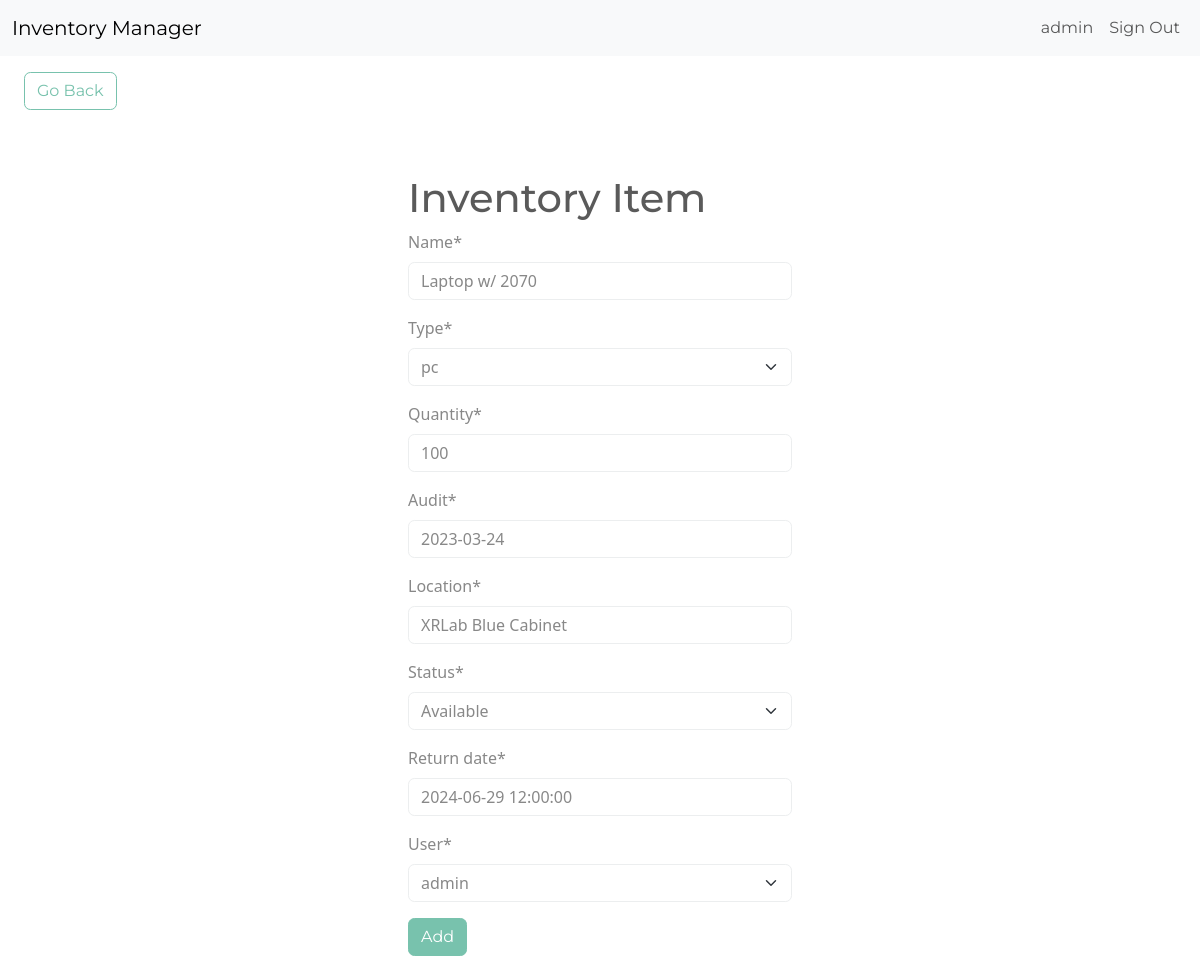
The app's page /edit-item/6 (signed in) with its own data.
### inventory/models.py (models this page shows, shortened)
class MainInventory(models.Model):
    name = models.CharField(max_length=50)
    type = models.ForeignKey('Type', on_delete=models.SET_NULL, blank=True, null=True)
    quantity = models.IntegerField()
    audit = models.DateField()
    location = models.CharField(max_length=50)
    STATUS_CHOICES = (
        ('available', 'Available'),
        ('on rent', 'On Rent'),
        ('dismantle', 'Dismantle'),
    )
    status = models.CharField(max_length=50, choices=STATUS_CHOICES, default='available')
    borrow_date = models.DateTimeField(auto_now_add=True)
    return_date = models.DateTimeField()
    user = models.ForeignKey(User, on_delete=models.CASCADE, default=1)
    class Meta:
        verbose_name_plural = 'MainInventory'

class Type(models.Model):
    name = models.CharField(max_length=50)
    class Meta:
        verbose_name_plural = 'Types'
    def __str__(self):
        return self.name

### inventory/views.py (the view)
# urls.py: path('edit-item/<int:pk>', EditItem.as_view(), name='edit-item'),
class EditItem(LoginRequiredMixin, UpdateView):
    model = MainInventory
    form_class = MainInventoryForm
    template_name = 'inventory/item_form.html'
    success_url = reverse_lazy('dashboard')

### inventory/forms.py
class MainInventoryForm(forms.ModelForm):
    type = forms.ModelChoiceField(queryset=Type.objects.all(), initial=0)
    class Meta:
        model = MainInventory
        fields = '__all__'

### inventory/templates/inventory/item_form.html (shortened to what this page needs)
{% extends "inventory/base.html" %}
{% load crispy_forms_tags %}
{% block content %}
<a href="{% url "dashboard" %}" class ="btn btn-outline-primary my-3 mx-4">Go Back</a>
<div class="row">
    <div class="col-11 col-md-4 mx-auto mt-5">
        <h1>Inventory Item</h1>
        <form method="POST">
            {{ form|crispy }}
            <div class="mt-3">
                <button class="btn btn-primary">Add</button>
            </div>
        </form>
    </div>
</div>
{% endblock content %}

### inventory/templates/inventory/navigation.html (shortened to what this page needs)
<nav class="navbar navbar-expand-lg bg-light">
    <div class="container-fluid">
        <a class="navbar-brand" href="{% url 'index' %}">Inventory Manager</a>
        <div class="collapse navbar-collapse justify-content-end" id="navbarNav">
            <ul class="navbar-nav">
                {% if user.is_authenticated %}
                    <li class="nav-item">
                        <a class="nav-link" href="#">{{ user.username }}</a>
                    </li>
                    <li class="nav-item">
                        <a class="nav-link" href="#" onclick="event.preventDefault(); document.getElementById('logout-form').submit();">Sign Out</a>
                    </li>
                {% endif %}
            </ul>
        </div>
    </div>
</nav>

### records on screen
MainInventory: name "Laptop w/ 2070", type "pc", quantity "100", audit "2023-03-24", location "XRLab Blue Cabinet", status "Available", return_date "2024-06-29 12:00:00", user "admin"

### other values on screen
{{ user.username }} "admin"
